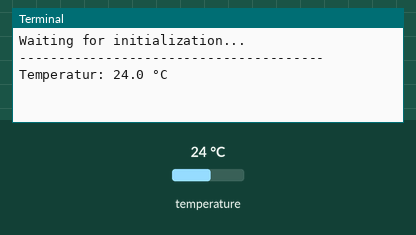
Simulated run of this program. Board: Raspberry Pi (BCM pin numbers). On the bench: the last lines printed to the terminal. Inputs (shaded band) come from the test bench; at power-on: temperature 24 °C.

Above: at 1.9 s.
2.0 s: temperature set to 12 °C
At 3.1 s:
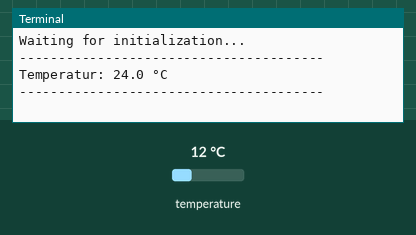
4.3 s: temperature set to 19 °C
At 5.7 s:
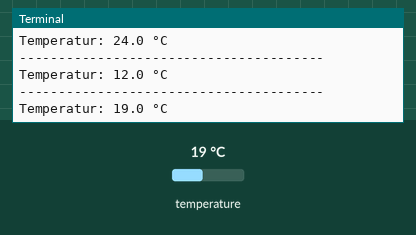
Timing chart, 0 to 7.3 s (numbered marks = the images above; inputs shaded):
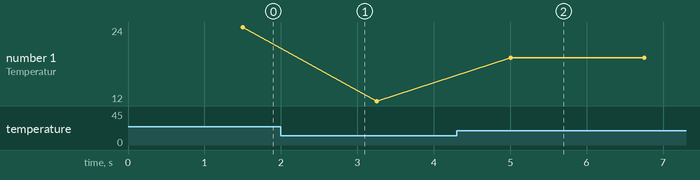

The program:

temp02.py
```python
# From https://sensorkit.joy-it.net/en/sensors/ky-001
# For this to work, set up the one wire configuration.
# The file "/boot/config.txt" must be edited
# Add the following to the end of the file:
#   dtoverlay=w1-gpio,gpiopin=17
# Then reboot the pi

# coding=utf-8
# Required modules are imported and set up
import glob
import time
from time import sleep
import RPi.GPIO as GPIO

# At this point the pause between the individual measurements can be set
sleeptime = 1

# The One-Wire input pin is declared and the integrated PullUp resistor is activated
GPIO.setmode(GPIO.BCM)
GPIO.setup(17, GPIO.IN, pull_up_down=GPIO.PUD_UP)

# After activation of the Pull-UP resistor it waits
# until the communication with the DS18B20 sensor is established.
print ("Waiting for initialization...")

base_dir = '/sys/bus/w1/devices/'
while True:
    try:
        device_folder = glob.glob(base_dir + '28*')[0]
        break
    except IndexError:
        sleep(0.5)
        continue
device_file = device_folder + '/w1_slave'


# Function is defined, with which the current measured value can be read out at the sensor.
def TemperaturMessung():
    f = open(device_file, 'r')
    lines = f.readlines()
    f.close()
    return lines

# For initialization, the sensor is read out "blind" once.
TemperaturMessung()

# The temperature evaluation: On the Raspberry Pi, detected one-Wire slaves are assigned to a separate subfolder in the folder
# /sys/bus/w1/devices/ are assigned to an own subfolder. In this folder is the file w1-slave
# in which the data sent over the one-wire bus is stored.
# In this function these data are analyzed and the temperature is read out and output.
def TemperaturAuswertung():
    lines = TemperaturMessung()
    while lines[0].strip()[-3:] != 'YES':
        time.sleep(0.2)
        lines = TemperaturMessung()
    equals_pos = lines[1].find('t=')
    if equals_pos != -1:
        temp_string = lines[1][equals_pos+2:]
        temp_c = float(temp_string) / 1000.0
        return temp_c

# Main program loop
# The measured temperature is output to the console - between the individual measurements
# is a pause, the length of which can be set with the "sleeptime" variable
try:
    while True:
        print ("---------------------------------------")
        print ("Temperatur:", TemperaturAuswertung(), "°C")
        time.sleep(sleeptime)

except KeyboardInterrupt:
    GPIO.cleanup
```

Measured:
- after the input at 4.3 s, the terminal: prints a new line after 0.70 s (image 2)
- plotted number 1: 24 → 12 after the input at 2.0 s, 12 → 19 after the input at 4.3 s
